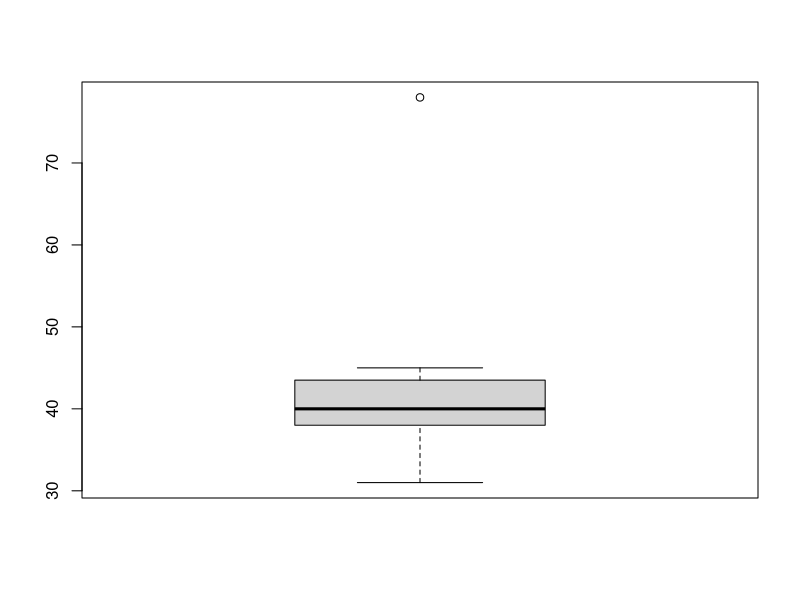
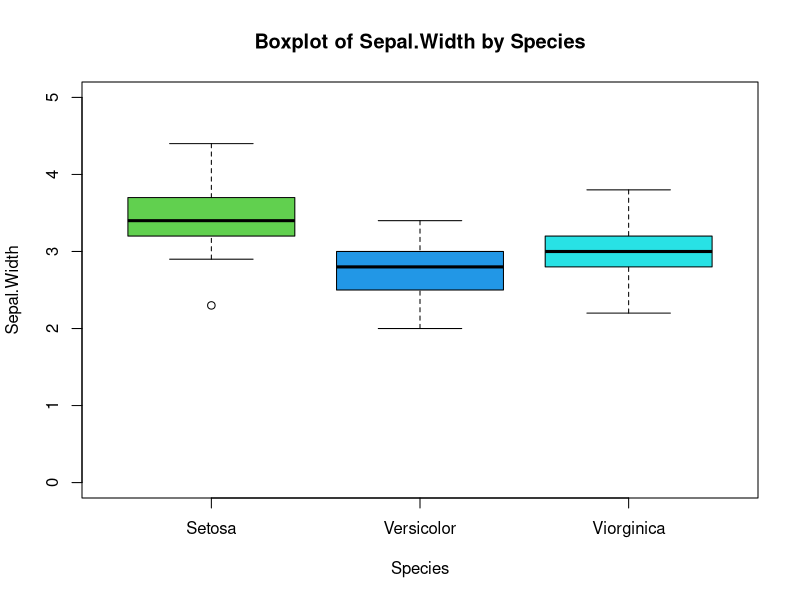

These figures' R source, in order:
# 수치를 통한 연속형 자료의 요약

# 중심위치의 측도 (평균)
sample <- c(89, 74, 91, 88, 72, 84); sample
mean(sample)

## 평균 직접 계산하기
sum(sample) / length(sample)



# 중심위치의 측도 (중앙값)
## 샘플의 개수가 홀수인 경우
sample_odd <- c(89, 74, 91, 88, 72); sample_odd
median(sample_odd)

## 샘플 개수가 짝수인 경우
sample_even <- c(89, 74, 91, 88, 72, 84); sample_even
median(sample_even)

## 중앙값 직접 계산하기
### 홀수인 경우
sort(sample_odd) # 데이터 정렬
(length(sample_odd) + 1) / 2 # n/2번째 인덱스
sort(sample_odd)[(length(sample_odd) + 1) / 2] # 중앙값

### 짝수인 경우
sort(sample_even) # 데이터 정렬
idx1 <- length(sample_even) / 2; idx1 # n/2번째 인덱스
idx2 <- length(sample_even) / 2 + 1; idx2 # n/2 + 1번째 인덱스

(sort(sample_even)[idx1] + sort(sample_even)[idx2]) / 2 # 중앙값



# 중심위치의 측도 (최빈값)
## 예제 1
mode1 <- c(rep('a', 5), rep('b', 10), rep('c', 2)); mode1
table(mode1) # 빈도수 계산
max(table(mode1)) # 최빈값 출력

### 최빈값을 가지는 범주와 인덱스 출력
which(table(mode1) == max(table(mode1)))
which.max(table(mode1))

### 최빈값을 가지는 범주와 값 출력
table(mode1)[table(mode1) == max(table(mode1))]
table(mode1)[which.max(table(mode1))]

### 최빈값을 가지는 범주 출력
names(table(mode1)[which(table(mode1) == max(table(mode1)))]) 

## 예제 2
mode2 <- c(rep('a', 5), rep('b', 5), rep('c', 2)); mode2
table(mode2) # 빈도수 계산
max(table(mode2)) # 최빈값 출력, 먼저 나온 값 하나만 출력!

### 최빈값을 가지는 범주와 인덱스 출력
which(table(mode2) == max(table(mode2)))
which.max(table(mode2))

### 최빈값을 가지는 범주와 값 출력
table(mode2)[table(mode2) == max(table(mode2))]
table(mode2)[which.max(table(mode2))]

### 최빈값을 가지는 범주 출력
names(table(mode2)[which(table(mode2) == max(table(mode2)))]) 



# 퍼진 정도의 측도 (표본분산)
x <- c(89, 74, 91, 88, 72, 84); x
var(x)

## 분산 직접 계산하기
n = length(x)
x_bar <- mean(x); x_bar # 평균
dev <- x - x_bar; dev # 편차
sum(dev) # 편차의 합=0
sum(dev^2) / (n-1) # 분산 = 편차의 제곱합/(n-1)



# 퍼진 정도의 측도 (표본 표준편차)
x <- c(89, 74, 91, 88, 72, 84); x
sd(x)
sqrt(var(x)) # 분산의 양의 제곱근



# 퍼진 정도의 측도 (범위)
x <- c(89, 74, 91, 88, 72, 84); x
range(x) # 최솟값과 최댓값을 출력
range(x)[2] - range(x)[1] # 범위

## 범위 직접 계산하기
max(x) - min(x)



# 백분위수 (percentile)
x <- c(5, 8, 12, 15, 18, 22, 25, 29, 33, 37)
quantile(x, prob = 0.25) # 제 25 백분위수
quantile(x, prob = 0.75) # 제 75 백분위수
quantile(x, prob = seq(0.1, 1.0, by = 0.1))

n = length(x)
p = 0.75
n*p
floor(n*p) # 정수 부분
x[floor(n*p) + 1] # 제 75 백분위수
quantile(x, prob = 0.75, type = 2) # 제 75 백분위수



# 사분위수 (quartile)
x <- c(5, 8, 12, 15, 18, 22, 25, 29, 33, 37)
quantile(x)
quantile(x, prob = c(0.25, 0.5, 0.75))

## 사분위수 범위(IQR)
IQR(x)
quantile(x)
quantile(x)[4] - quantile(x)[2]
quantile(x,prob = 0.75) - quantile(x,prob = 0.25)



# 변동계수(CV)
x1 <- c(170, 180, 175, 188, 177, 173); x1 # 키(cm)
x2 <- c(1.70, 1.80, 1.75, 1.88, 1.77, 1.73); x2 # 키(m)
x3 <- c(60, 68, 67, 80, 77, 70); x3 # 몸무게(kg)

cv_x1 <- (sd(x1) / mean(x1)) * 100; cv_x1
cv_x2 <- (sd(x2) / mean(x2)) * 100; cv_x2
cv_x3 <- (sd(x3) / mean(x3)) * 100; cv_x3 # 키에 비해 몸무게는 개인차가 심하다.



# 상자그림(boxplot)
## 하나의 상자그림 그리기
x <- c(42,40,38,37,43,39,78,38,45,44,40,38,41,35,31,44); x
boxplot(x)


## 여러 개의 상자그림 그리기
iris
head(iris)

boxplot(Sepal.Width ~ Species, data = iris, col = c(3,4,5),
        main = 'Boxplot of Sepal.Width by Species',
        ylim = c(0, 5), ylab = 'Sepal.Width',
        names = c('Setosa', 'Versicolor', 'Viorginica'))


